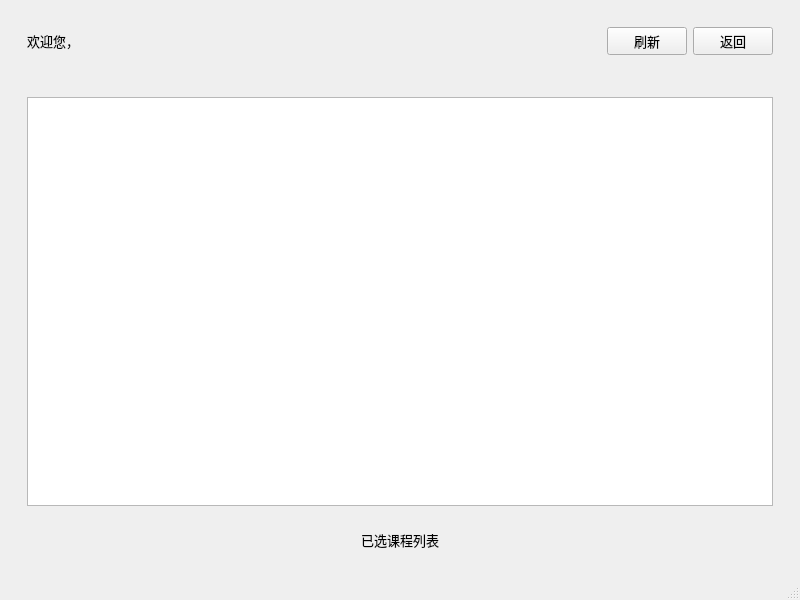
<?xml version="1.0" encoding="UTF-8"?>
<ui version="4.0">
 <class>Stu_allLessions</class>
 <widget class="QMainWindow" name="Stu_allLessions">
  <property name="geometry">
   <rect>
    <x>0</x>
    <y>0</y>
    <width>800</width>
    <height>600</height>
   </rect>
  </property>
  <property name="minimumSize">
   <size>
    <width>800</width>
    <height>600</height>
   </size>
  </property>
  <property name="font">
   <font>
    <family>楷体</family>
    <pointsize>10</pointsize>
   </font>
  </property>
  <property name="windowTitle">
   <string>已选课程列表</string>
  </property>
  <widget class="QWidget" name="centralwidget">
   <layout class="QGridLayout" name="gridLayout">
    <item row="0" column="0">
     <widget class="QWidget" name="widget_3" native="true">
      <layout class="QVBoxLayout" name="verticalLayout">
       <item>
        <widget class="QWidget" name="widget" native="true">
         <layout class="QHBoxLayout" name="horizontalLayout">
          <item>
           <widget class="QLabel" name="label">
            <property name="text">
             <string>欢迎您，</string>
            </property>
           </widget>
          </item>
          <item>
           <widget class="QLabel" name="label_2">
            <property name="text">
             <string/>
            </property>
           </widget>
          </item>
         </layout>
        </widget>
       </item>
      </layout>
     </widget>
    </item>
    <item row="0" column="1">
     <spacer name="horizontalSpacer_9">
      <property name="orientation">
       <enum>Qt::Horizontal</enum>
      </property>
      <property name="sizeHint" stdset="0">
       <size>
        <width>280</width>
        <height>20</height>
       </size>
      </property>
     </spacer>
    </item>
    <item row="0" column="2">
     <widget class="QWidget" name="widget_8" native="true">
      <layout class="QHBoxLayout" name="horizontalLayout_5">
       <item>
        <spacer name="horizontalSpacer_5">
         <property name="orientation">
          <enum>Qt::Horizontal</enum>
         </property>
         <property name="sizeHint" stdset="0">
          <size>
           <width>40</width>
           <height>20</height>
          </size>
         </property>
        </spacer>
       </item>
       <item>
        <widget class="QWidget" name="widget_2" native="true">
         <layout class="QHBoxLayout" name="horizontalLayout_2">
          <item>
           <spacer name="horizontalSpacer">
            <property name="orientation">
             <enum>Qt::Horizontal</enum>
            </property>
            <property name="sizeHint" stdset="0">
             <size>
              <width>40</width>
              <height>20</height>
             </size>
            </property>
           </spacer>
          </item>
          <item>
           <widget class="QPushButton" name="pushButton_2">
            <property name="text">
             <string>刷新</string>
            </property>
           </widget>
          </item>
          <item>
           <widget class="QPushButton" name="pushButton">
            <property name="text">
             <string>返回</string>
            </property>
           </widget>
          </item>
         </layout>
        </widget>
       </item>
      </layout>
     </widget>
    </item>
    <item row="1" column="0" colspan="3">
     <widget class="QWidget" name="widget_6" native="true">
      <layout class="QVBoxLayout" name="verticalLayout_3">
       <item>
        <widget class="QWidget" name="widget_4" native="true">
         <layout class="QVBoxLayout" name="verticalLayout_2">
          <item>
           <widget class="QTableView" name="tableView">
            <property name="minimumSize">
             <size>
              <width>746</width>
              <height>381</height>
             </size>
            </property>
           </widget>
          </item>
         </layout>
        </widget>
       </item>
       <item>
        <widget class="QWidget" name="widget_5" native="true">
         <layout class="QHBoxLayout" name="horizontalLayout_3">
          <item>
           <spacer name="horizontalSpacer_3">
            <property name="orientation">
             <enum>Qt::Horizontal</enum>
            </property>
            <property name="sizeHint" stdset="0">
             <size>
              <width>40</width>
              <height>20</height>
             </size>
            </property>
           </spacer>
          </item>
          <item>
           <widget class="QLabel" name="label_3">
            <property name="text">
             <string>已选课程列表</string>
            </property>
           </widget>
          </item>
          <item>
           <spacer name="horizontalSpacer_4">
            <property name="orientation">
             <enum>Qt::Horizontal</enum>
            </property>
            <property name="sizeHint" stdset="0">
             <size>
              <width>40</width>
              <height>20</height>
             </size>
            </property>
           </spacer>
          </item>
         </layout>
        </widget>
       </item>
      </layout>
     </widget>
    </item>
   </layout>
  </widget>
  <widget class="QMenuBar" name="menubar">
   <property name="geometry">
    <rect>
     <x>0</x>
     <y>0</y>
     <width>800</width>
     <height>26</height>
    </rect>
   </property>
  </widget>
  <widget class="QStatusBar" name="statusbar"/>
 </widget>
 <resources/>
 <connections/>
</ui>
